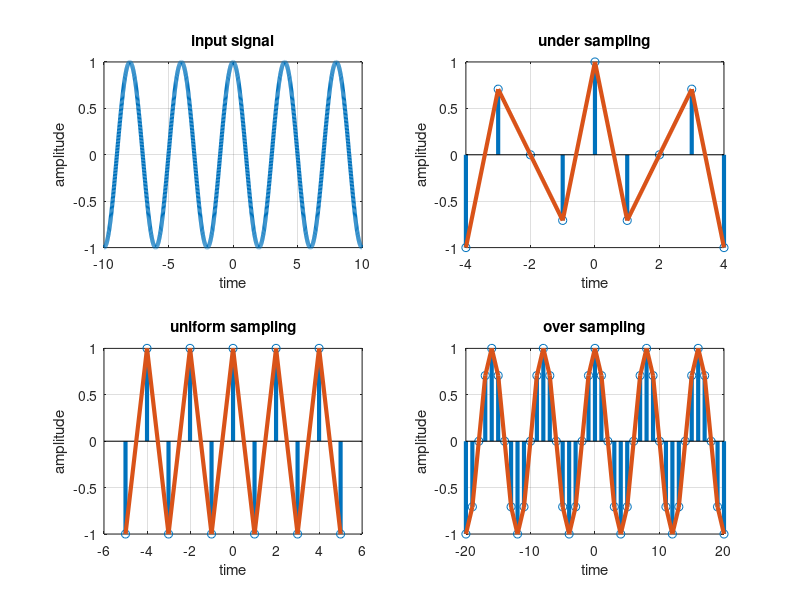

Reproduce this figure in MATLAB.
%Yusuf Ahmed Khan, 20ELB084
%sampling experiment
clear all;
close all;
clc;
t=-10:0.01:10;
T=4;fm=1/T;
x=cos(2*pi*fm*t);
subplot(2,2,1);plot(t,x,'linewidth',3);
xlabel('time');ylabel('amplitude');
grid;
title('input signal');
n1=-4:1:4;
fs1=1.6*fm;
fs2=2*fm;
fs3=8*fm;
x1=cos(2*pi*fm/fs1*n1);
subplot(2,2,2);stem(n1,x1,'linewidth',3);
xlabel('number of samples');ylabel('amplitude');
hold on;
subplot(2,2,2);plot(n1,x1,'linewidth',3);
xlabel('time');ylabel('amplitude');
grid;
title('under sampling');
n2=-5:1:5;
x2=cos(2*pi*fm/fs2*n2);
subplot(2,2,3);stem(n2,x2,'linewidth',3);
xlabel('number of samples');ylabel('amplitude');
hold on;
subplot(2,2,3);plot(n2,x2,'linewidth',3);
xlabel('time');ylabel('amplitude');
grid;
title('uniform sampling');
n3=-20:1:20;
x3=cos(2*pi*fm/fs3*n3);
subplot(2,2,4);stem(n3,x3,'linewidth',3);
hold on;
subplot(2,2,4);plot(n3,x3,'linewidth',3);
xlabel('number of samples');ylabel('amplitude');
xlabel('time');ylabel('amplitude');
grid;
title('over sampling');
